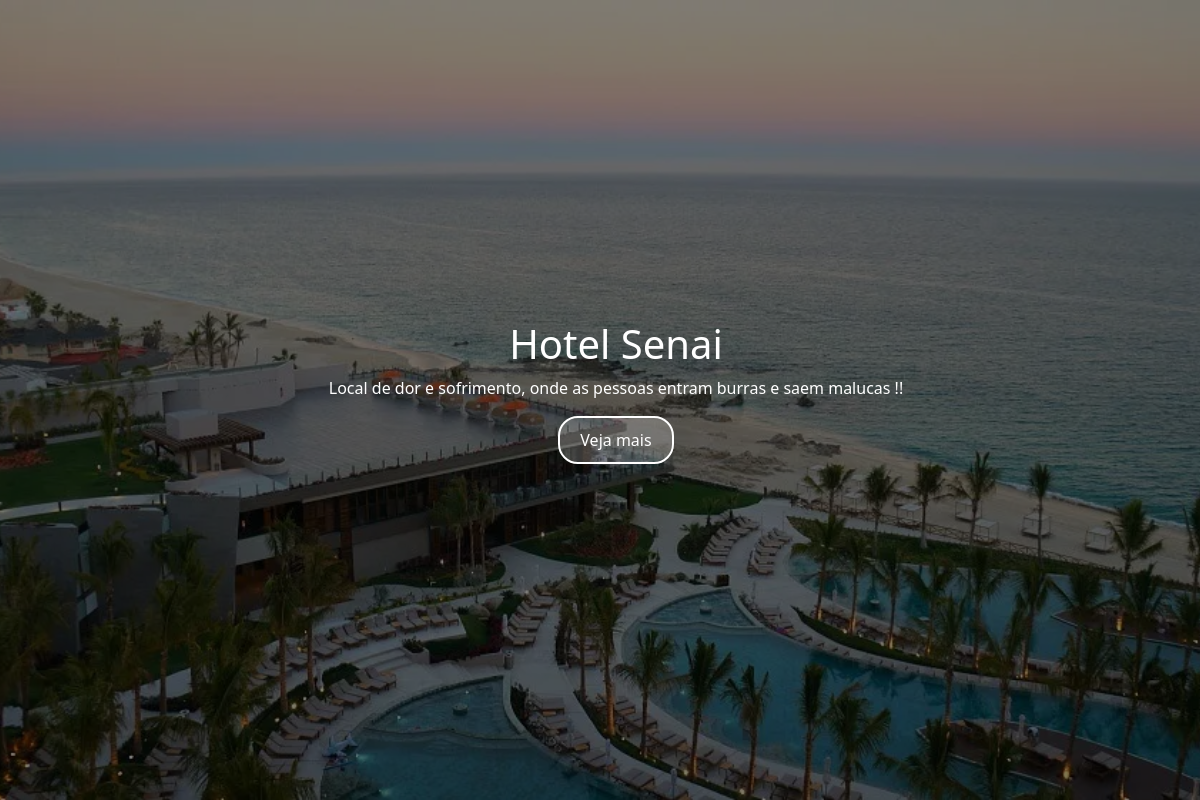
The page / on the database its author committed.
### hotel/models.py (models this page shows, shortened)
class Hotel(models.Model):
    titulo = models.CharField(max_length=50)
    descricao = models.TextField(max_length=500)
    logo = models.ImageField(upload_to="logo/")

### hotel/views.py (the view)
# urls.py: path('',views.homepage, name = "home"),
def homepage(request):
    context = {}
    dados_hotel = Hotel.objects.all()
    context["dados_hotel"] = dados_hotel
    if request.user.is_authenticated:
        return render(request, "homepage2.html", context)
    else:
        return render(request, "homepage.html", context)

### hotel/templates/homepage.html (shortened to what this page needs)
{% extends 'index.html' %}
{% load static %}
{% block body %}
<div class="container">
    <ul>
        <div class="text-center">
            <div>
                {% for item in dados_hotel %}
                <h1>{{item.titulo}}</h1>
                <p>{{item.descricao}}</p>
                {% endfor %}
                <a type="button" class="butao" href="quarto">
                    Veja mais
                </a>
            </div>
        </div>
    </ul>
</div>
{% endblock %}

### hotel/templates/homepage.html (style rules this page uses)
.butao { display: inline-block; padding: 10px 20px; background-color: rgba(255, 255, 255, 0.2); color: white; border: 2px solid white; border-radius: 20px; text-decoration: none; transition: background-color 0.3s, border-color 0.3s; }
.container { background: url("/static/img/hotell.webp") fixed; color: white; min-width: 100%; height: 100vh; position: relative; background-repeat: no-repeat; background-size: cover; background-position: center; background-color: rgba(0, 0, 0, 0.5); background-blend-mode: color; display: flex; justify-content: center; align-items: center; font-family: 'Segoe UI', Tahoma, Geneva, Verdana, sans-serif; }

### rows shown on the page
Hotel: titulo "Hotel Senai", descricao "Local de dor e sofrimento, onde as pessoas entram burras e saem malucas !!"
